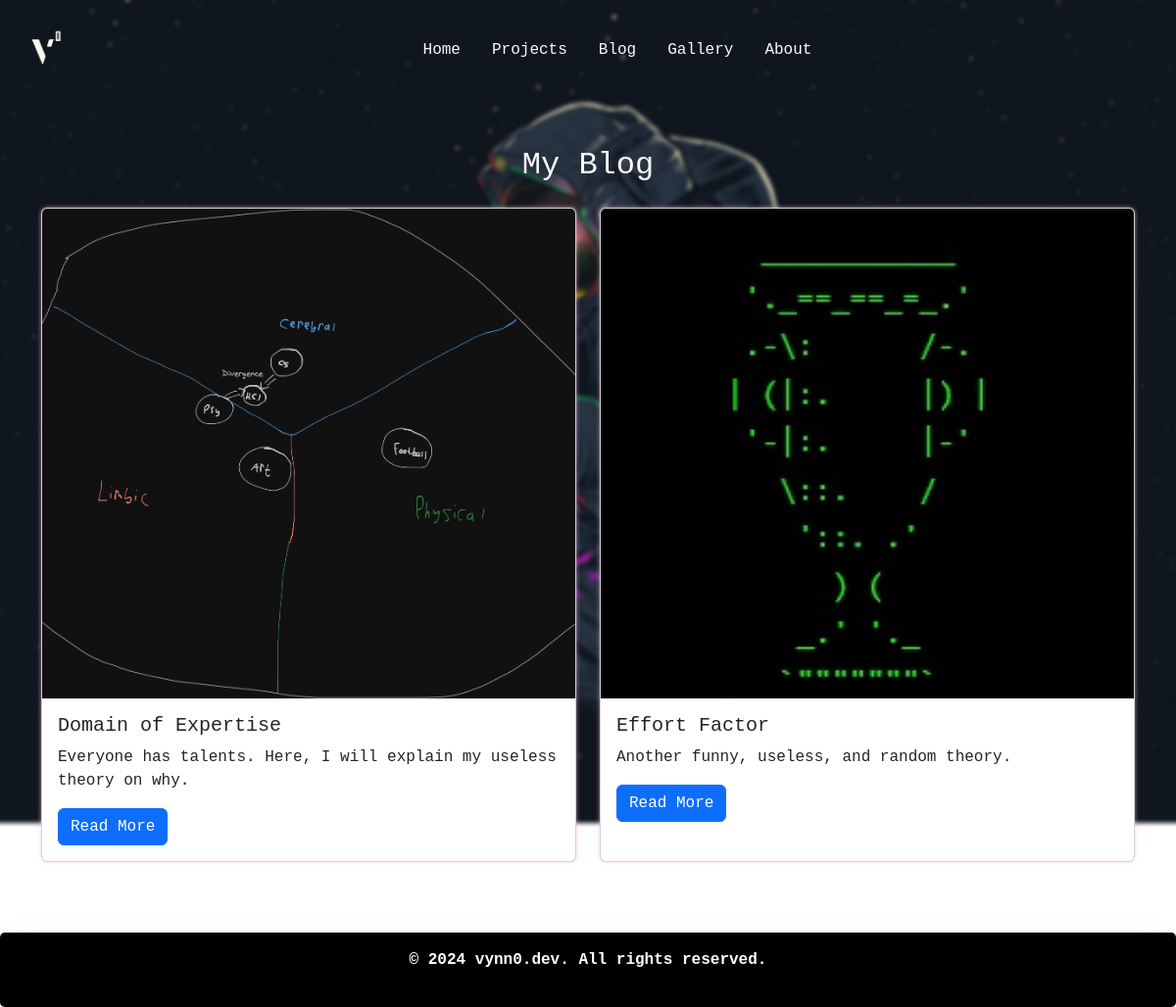
Screenshot of /blog.php with the database file from the repository.
### tables this page shows
CREATE TABLE `blog` (
  `id` int NOT NULL,
  `title` varchar(50) NOT NULL,
  `summary` varchar(75) NOT NULL,
  `content` text NOT NULL,
  `image_path` varchar(255) NOT NULL
);

### blog.php (the view, shortened to what this page needs)
<!DOCTYPE html>
<html lang="en">
<head>
    <link href="https://cdn.jsdelivr.net/npm/bootstrap@5.3.3/dist/css/bootstrap.min.css" rel="stylesheet">
</head>
<body>
    <div class="bg-image"></div>
    <?php include 'Template/header.php'; ?>
    <section>
        <div class="container my-5">
            <h2 class="text-center text-light mb-4">My Blog</h2>
            <?php
            include 'Database/connection.php';
            $query = "SELECT id, title, summary, image_path FROM blog";
            $result = mysqli_query($connection, $query);
            if (mysqli_num_rows($result) > 0) {
                echo '<div class="row">';
                while ($row = mysqli_fetch_assoc($result)) {
                    $imagePath = $row['image_path'] ?? 'assets/default.jpg';
                    echo '<div class="col-md-6 mb-4">';
                    echo '    <div class="card h-100">';
                    echo '        <img src="' . htmlspecialchars($imagePath) . '" class="card-img-top" alt="' . htmlspecialchars($row['title']) . '">';
                    echo '        <div class="card-body">';
                    echo '            <h5 class="card-title">' . htmlspecialchars($row['title']) . '</h5>';
                    echo '            <p class="card-text">' . htmlspecialchars($row['summary']) . '</p>';
                    echo '            <a href="blog-content.php?id=' . $row['id'] . '" class="btn btn-primary">Read More</a>';
                    echo '        </div>';
                    echo '    </div>';
                    echo '</div>';
                }
                echo '</div>';
            } else {
                echo '<p class="text-center text-light">No blog posts found.</p>';
            }
            ?>
        </div>
    </section>
    <?php include 'Template/footer.php'; ?>
</body>
</html>

### CSS/styles.css (style rules this page uses)
body { font-family: 'Courier New', monospace; }
.bg-image { background-image: url('../Assets/background.jpg'); background-color: rgba(0, 0, 0, 0.5); filter: blur(2px); -webkit-filter: blur(2px); position: fixed; top: 0; left: 0; width: 100vw; height: 100vh; background-position: center; background-repeat: no-repeat; background-size: cover; transform: scale(1.1); z-index: -1; }
.card { box-shadow: 0px 0px 4px rgba(255, 185, 246, 0.7); transition: box-shadow 0.3s ease, transform 0.3s ease, color 0.3s ease; }

### blog.php (style rules this page uses)
.card-img-top { width: 100%; height: 500px; object-fit: cover; }

### rows the page displays
blog: image_path (picture), title "Domain of Expertise", summary "Everyone has talents. Here, I will explain my useless theory on why."
blog: image_path (picture), title "Effort Factor", summary "Another funny, useless, and random theory."
